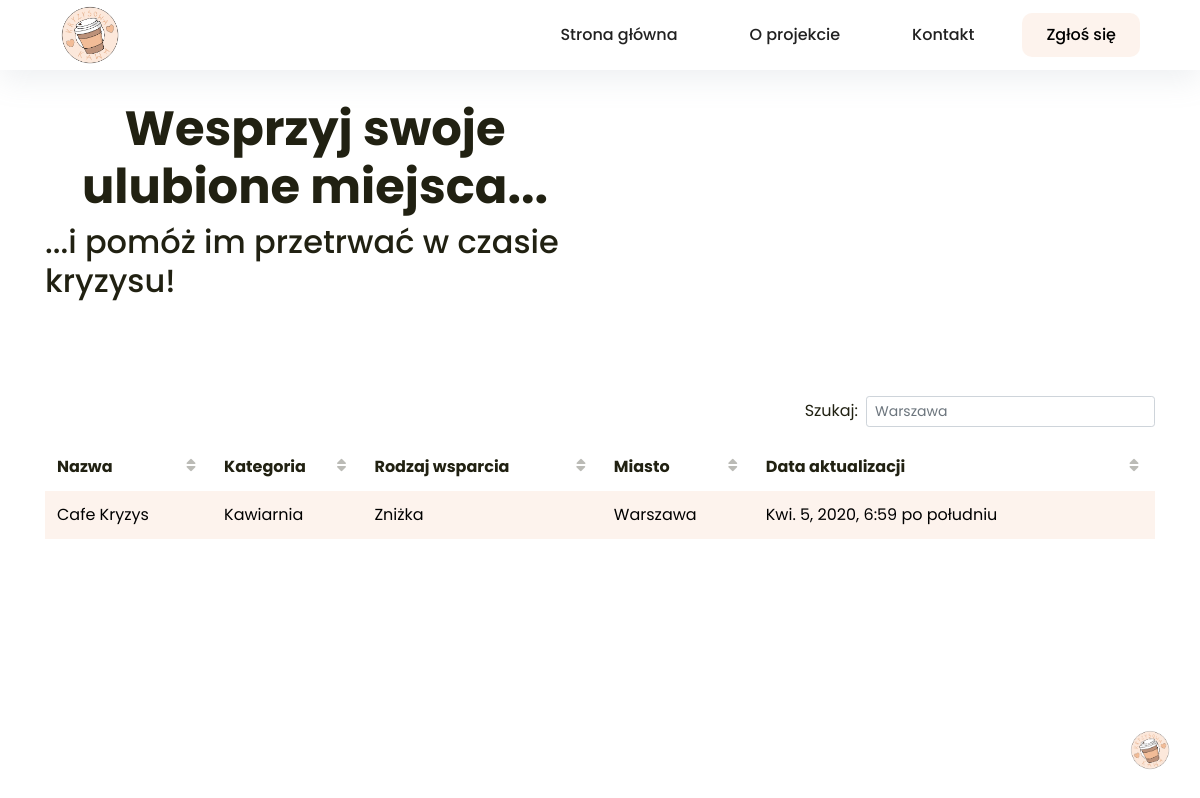
The page / on the database its author committed.
### project_application/models.py (models this page shows, shortened)
class Business(models.Model):
    class Meta():
        verbose_name_plural = "Businesses"
    name = models.CharField("Nazwa",max_length = 264, unique = True)
    AVAILABLE_TYPES = (
        ('Kawiarnia', 'Kawiarnia'),
        ('Restauracja', 'Restauracja'),
        ('Bar', 'Bar'),
        ('Mały biznes', 'Mały biznes'),
        ('Księgarnia', 'Księgarnia'),
        ('Sklep z ubraniami', 'Sklep z ubraniami'),
        ('Sklep plastyczny', 'Sklep plastyczny'),
        ('Zoo', 'Zoo'),
        ('Sklep dla zwierząt', 'Sklep dla zwierząt'),
        ('Piekarnia', 'Piekarnia'),
        ('Sklep krawiecki', 'Sklep krawiecki'),
        ('Bazar', 'Bazar'),
        ('Garmażeria', 'Garmażeria'),
        ('Bar mleczny', 'Bar mleczny'),
        ('Kino', 'Kino'),
        ('Inny', 'Inny'),
    )
    type = models.CharField("Kategoria",max_length = 264, choices = AVAILABLE_TYPES)
    AVAILABLE_FORMS = (
        ('Karta podarunkowa', 'Karta podarunkowa'),
        ('Zniżka', 'Zniżka'),
        ('Zawieszony produkt', 'Zawieszony produkt (np.kawa)'),
        ('Produkt', 'Produkt'),
        ('Subskrypcja', 'Subskrypcja'),
        ('Zakupy online', 'Zakupy online'),
        ('Inna', 'Inna'),
    )
    form = models.CharField("Rodzaj wsparcia",max_length = 264, choices = AVAILABLE_FORMS)
    url = models.URLField("URL",max_length=200)
    city = models.CharField("Miasto",max_length = 264)
    update_date = models.DateTimeField(auto_now=True)

### project_application/views.py (the view)
# urls.py: path('', views.main, name = 'main'),
def main(request):
    businesses_list = Business.objects.order_by('update_date')
    businesses_dict = {'businesses':businesses_list}
    return render(request, "project_application/main.html",context=businesses_dict)

### public/templates/project_application/main.html
<!DOCTYPE html>
{% extends "project_application/base.html" %}
{% load static %}
{% block body_block %}
<div class="full-height" style="margin: 5vh 0px;">
  <div class="container">
    <div class="row" style="margin-bottom: 10vh;">
      <div class="col-md-6">
        <h1>Wesprzyj swoje ulubione miejsca...</h1>
        <h2>...i pomóż im przetrwać w czasie kryzysu!</h2>
      </div>
      <div class="col-md-6">
      </div>
    </div>
    {% if businesses %}
    <table id="dtBasicExample" class="table  table-striped " cellspacing="0" width="100%">
      <thead>
        <tr>
          <th class="th-sm" scope="col">Nazwa</th>
          <th class="th-sm" scope="col">Kategoria</th>
          <th class="th-sm" scope="col">Rodzaj wsparcia</th>
          <th class="th-sm" scope="col">Miasto</th>
          <th class="th-sm" scope="col">Data aktualizacji</th>
        </tr>
      </thead>
      <tbody>
        {% for business in businesses %}
        <tr>
          <td><a href="{{ business.url }}">{{business.name}}</a></td>
          <td><a href="{{ business.url }}">{{business.type}}</a></td>
          <td><a href="{{ business.url }}">{{business.form}}</a></td>
          <td><a href="{{ business.url }}">{{business.city}}</a></td>
          <td><a href="{{ business.url }}">{{business.update_date}}</a></td>
        </tr>
        {% endfor %}
      </tbody>
    </table>
    {% endif %}
  </div>
</div>
{% endblock %}

### public/static/project_application/css/style.css (style rules this page uses)
table.dataTable thead .sorting:after, table.dataTable thead .sorting:before, table.dataTable thead .sorting_asc:after, table.dataTable thead .sorting_asc:before, table.dataTable thead .sorting_asc_disabled:after, table.dataTable thead .sorting_asc_disabled:before, table.dataTable thead .sorting_desc:after, table.dataTable thead .sorting_desc:before, table.dataTable thead .sorting_desc_disabled:after, table.dataTable thead .sorting_desc_disabled:before { bottom: .5em; }
html { overflow-y: scroll !important; }
.table-striped tbody tr:nth-of-type(odd) { background-color: rgba(252, 232, 219, 0.5) !important; }
td a { color: black !important; text-decoration: none !important; }
.table td { padding: 0 !important; border-top: 0 !important; }
.table th { border-top: 0 !important }
.table thead th { border-bottom: 0 !important; }
table.dataTable thead .sorting { padding: .75rem !important; }
td a { display: block !important; padding: .75rem; }
body { font-family: 'Poppins', sans-serif; font-size: 16px; line-height: 24px; font-weight: 400; color: #212112; height: 100%; }
.full-height { margin-top: 100px; }
h1 { font-size: 48px; line-height: 1.2; font-weight: 700; color: #212112; text-align: center; }

### rows shown on the page
Business: name "Cafe Kryzys", type "Kawiarnia", form "Zniżka", city "Warszawa", update_date "Kwi. 5, 2020, 6:59 po południu"
